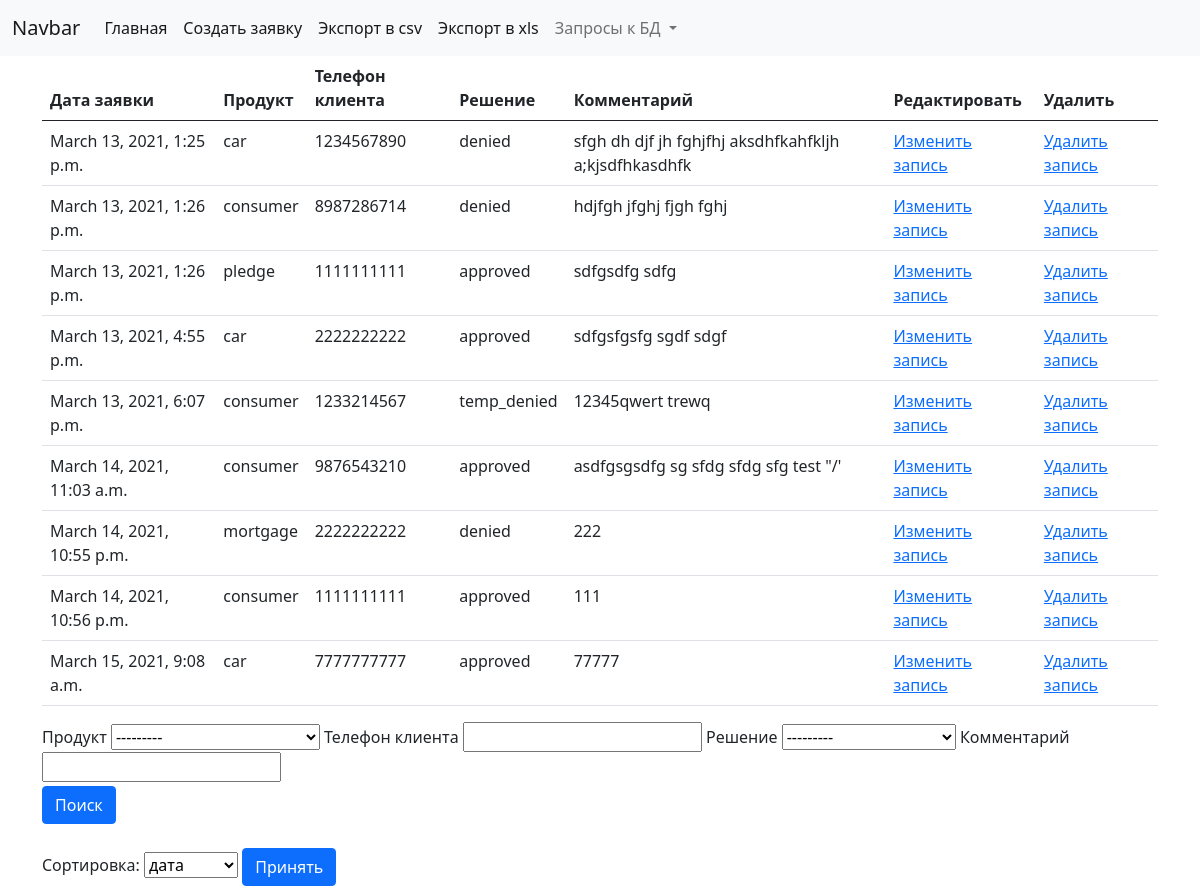
Before: / with the older database file.
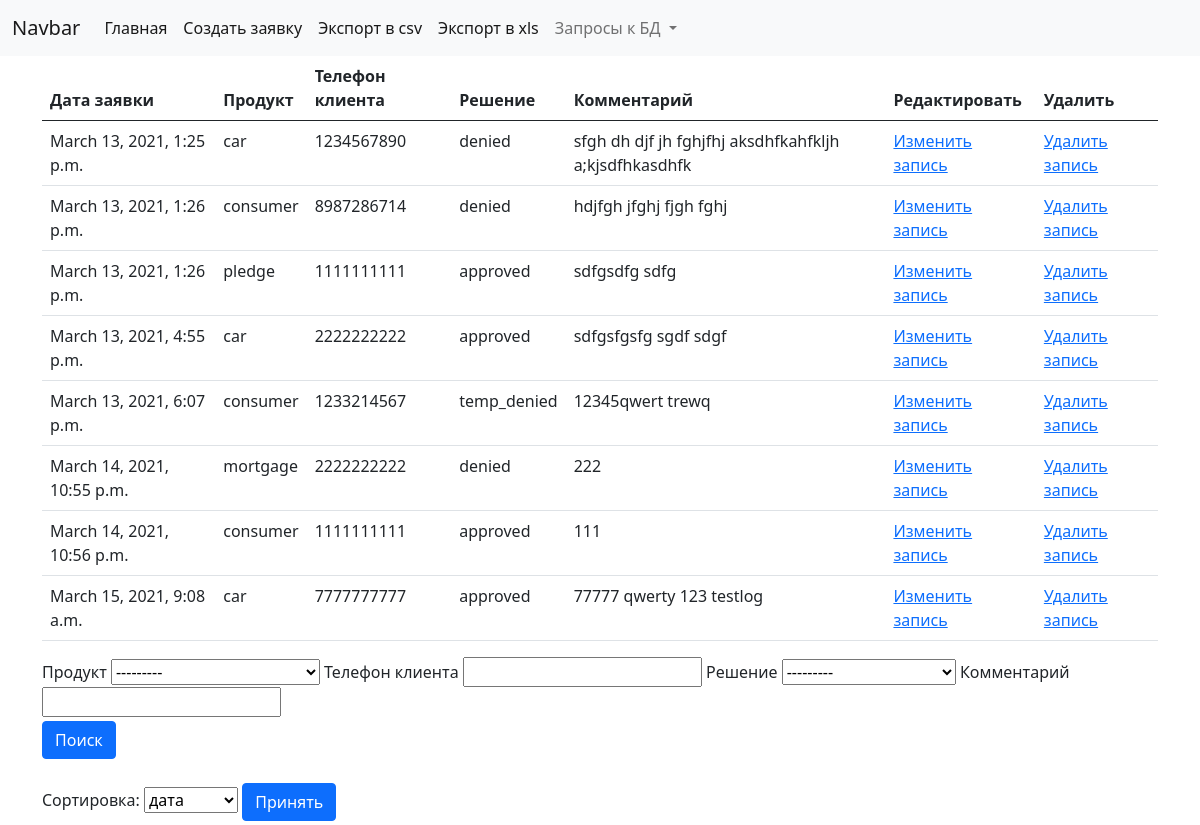
After: the same page with the newer database file.
### application/models.py (models this page shows, shortened)
class Application(models.Model):
    class Product(models.TextChoices):
        CAR = 'car', 'Авто'
        CONSUMER = 'consumer', 'Потреб'
        PLEDGE = 'pledge', 'Залог'
        MORTGAGE = 'mortgage', 'Ипотека'
        __empty__ = 'Выберите тип продукта'
    class Decision(models.TextChoices):
        APPROVED = 'approved', 'Одобрено'
        DENIED = 'denied', 'Отказано'
        TEMPORARILY_DENIED = 'temp_denied', 'Временный отказ'
        __empty__ = 'Решение по заявке'
    date = models.DateTimeField('Дата заявки', auto_now_add=True)
    product = models.CharField('Продукт', choices=Product.choices, max_length=20)
    phone = models.CharField(
        'Телефон клиента',
        validators=[validators.RegexValidator(
            regex='^[0-9]{10}$',
            message='Номер телефона должен быть в формате 0000000000'
        )],
        max_length=10,
        help_text='Номер телефона в формате 0000000000'
    )
    decision = models.CharField('Решение', choices=Decision.choices, max_length=20, blank=True, null=True)
    comment = models.TextField('Комментарий к решению', blank=True, null=True)
    version = IntegerVersionField()     # реализация конкурентности
    class Meta:
        verbose_name = 'Заявка'
        verbose_name_plural = 'Заявки'

### application/views.py (the view)
# urls.py: path('', ApplicationListView.as_view(), name='index'),
class ApplicationListView(ListView, FilterMixin):
    template_name = 'application/index.html'
    model = Application
    filterset_class = AppFilter
    context_object_name = 'applications'
    def get_queryset(self):
        orderby = self.request.GET.get('orderby', 'date')
        new_queryset = Application.objects.all().order_by(orderby)
        return new_queryset
    def get(self, request, *args, **kwargs):
        self.filterset = self.get_filterset(self.get_filterset_class())
        self.object_list = self.filterset.qs
        context = self.get_context_data(filter=self.filterset, object_list=self.object_list)
        return self.render_to_response(context)

### application/templates/application/index.html (shortened to what this page needs)
{% extends 'application/base.html' %}
{% load crispy_forms_tags %}
{% block content %}
<div class="container-sm">
    <table class="table table-hover">
        <thead>
          <tr>
            <th scope="col">Дата заявки</th>
            <th scope="col">Продукт</th>
            <th scope="col">Телефон клиента</th>
            <th scope="col">Решение</th>
            <th scope="col">Комментарий</th>
            <th scope="col">Редактировать</th>
            <th scope="col">Удалить</th>
          </tr>
        </thead>
        <tbody>
            {% for app in applications %}
            <tr>
              <td>{{ app.date }}</td>
              <td>{{ app.product }}</td>
              <td>{{ app.phone }}</td>
              <td>{{ app.decision }}</td>
              <td>{{ app.comment }}</td>
              <td><a href="{% url 'app:update' app.pk %}">Изменить запись</a></td>
              <td><a href="{% url 'app:delete' app.pk %}">Удалить запись</a></td>
            </tr>
          {% endfor %}
        </tbody>
    </table>
    <div class="mb-3">
      <form class="form-inline">
        {% for field in filter.form %}
          {{ field.label }}
          {{ field }}
        {% endfor %}
        <div class="form-group">
          <button class="btn btn-primary my-1">Поиск</button>
        </div>
      </form>
    </div>
  <div>
    <form class="form-inline">
      <label class="my-1 mr-2" for="inlineFormCustomSelectPref">Сортировка:</label>
      <select class="custom-select my-1 mr-sm-2" id="inlineFormCustomSelectPref" name="orderby">
        <option value="date">дата</option>
      </select>
        <button type="submit" class="btn btn-primary my-1">Принять</button>
    </form>
  </div>
</div>
{% endblock content %}

Changed rows visible on the page:
removed Application: date "March 14, 2021, 11:03 a.m.", product "consumer", phone "9876543210", decision "approved", comment "asdfgsgsdfg sg sfdg sfdg sfg test \"/'"
changed Application: comment "77777" → "77777 qwerty 123 testlog"
